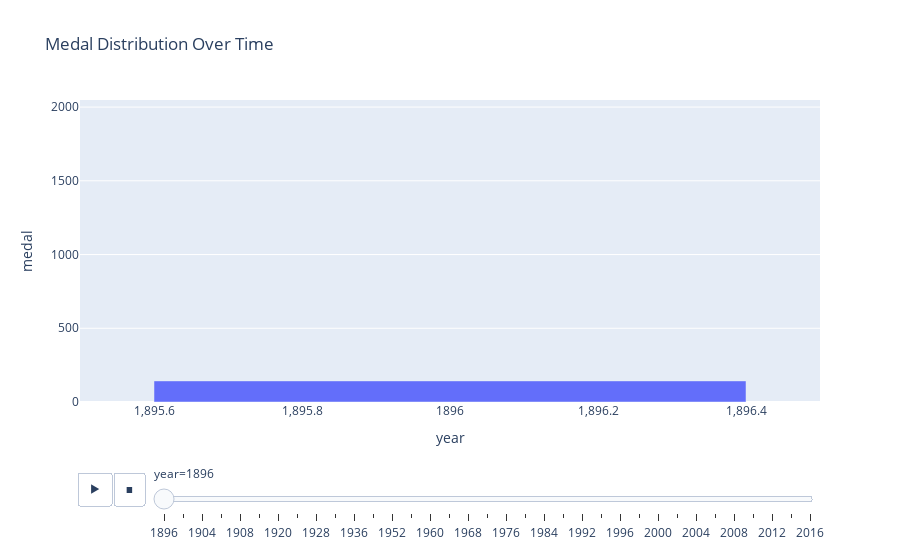

Notebook code cell kept with this figure:
### Markdown cell above
#### 7. Watch the classic [Gapminder Video](https://www.youtube.com/watch?v=jbkSRLYSojo), then have a look at the [`plotly` version](https://plotly.com/python/animations/) and recreate the animation (perhaps after optionally exploring and changing the [style](https://plotly.com/python/templates/), if you wish)

### Code cell
# Reimport necessary libraries after execution state reset
import pandas as pd
import plotly.express as px

# Load the dataset again
df = pd.read_csv('https://raw.githubusercontent.com/rfordatascience/tidytuesday/master/data/2024/2024-08-06/olympics.csv')

# Prepare the data for medal distribution over time
medal_over_time = df[df['medal'].notna()].groupby('year')['medal'].count().reset_index()

# Create the animated bar chart using the sample data
fig = px.bar(medal_over_time, 
             x='year', 
             y='medal', 
             animation_frame='year', 
             range_y=[0, medal_over_time['medal'].max()],
             title='Medal Distribution Over Time')

# Show the animated chart
fig.show()

### Figure 1 — Plotly figure (JSON) as saved in the notebook; plotly's stock layout.template omitted (floating-point values rounded to 4 significant figures)
{"data": [{"alignmentgroup": "True", "hovertemplate": "year=%{x}<br>medal=%{y}<extra></extra>", "legendgroup": "", "marker": {"color": "#636efa", "pattern": {"shape": ""}}, "name": "", "offsetgroup": "", "orientation": "v", "showlegend": false, "textposition": "auto", "type": "bar", "x": [1896], "xaxis": "x", "y": [143], "yaxis": "y"}], "layout": {"barmode": "relative", "legend": {"tracegroupgap": 0}, "sliders": [{"active": 0, "currentvalue": {"prefix": "year="}, "len": 0.9, "pad": {"b": 10, "t": 60}, "steps": [{"args": [["1896"], {"frame": {"duration": 0, "redraw": true}, "fromcurrent": true, "mode": "immediate", "transition": {"duration": 0, "easing": "linear"}}], "label": "1896", "method": "animate"}, {"args": [["1900"], {"frame": {"duration": 0, "redraw": true}, "fromcurrent": true, "mode": "immediate", "transition": {"duration": 0, "easing": "linear"}}], "label": "1900", "method": "animate"}, {"args": [["1904"], {"frame": {"duration": 0, "redraw": true}, "fromcurrent": true, "mode": "immediate", "transition": {"duration": 0, "easing": "linear"}}], "label": "1904", "method": "animate"}, {"args": [["1906"], {"frame": {"duration": 0, "redraw": true}, "fromcurrent": true, "mode": "immediate", "transition": {"duration": 0, "easing": "linear"}}], "label": "1906", "method": "animate"}, {"args": [["1908"], {"frame": {"duration": 0, "redraw": true}, "fromcurrent": true, "mode": "immediate", "transition": {"duration": 0, "easing": "linear"}}], "label": "1908", "method": "animate"}, {"args": [["1912"], {"frame": {"duration": 0, "redraw": true}, "fromcurrent": true, "mode": "immediate", "transition": {"duration": 0, "easing": "linear"}}], "label": "1912", "method": "animate"}, {"args": [["1920"], {"frame": {"duration": 0, "redraw": true}, "fromcurrent": true, "mode": "immediate", "transition": {"duration": 0, "easing": "linear"}}], "label": "1920", "method": "animate"}, {"args": [["1924"], {"frame": {"duration": 0, "redraw": true}, "fromcurrent": true, "mode": "immediate", "transition": {"duration": 0, "easing": "linear"}}], "label": "1924", "method": "animate"}, {"args": [["1928"], {"frame": {"duration": 0, "redraw": true}, "fromcurrent": true, "mode": "immediate", "transition": {"duration": 0, "easing": "linear"}}], "label": "1928", "method": "animate"}, {"args": [["1932"], {"frame": {"duration": 0, "redraw": true}, "fromcurrent": true, "mode": "immediate", "transition": {"duration": 0, "easing": "linear"}}], "label": "1932", "method": "animate"}, {"args": [["1936"], {"frame": {"duration": 0, "redraw": true}, "fromcurrent": true, "mode": "immediate", "transition": {"duration": 0, "easing": "linear"}}], "label": "1936", "method": "animate"}, {"args": [["1948"], {"frame": {"duration": 0, "redraw": true}, "fromcurrent": true, "mode": "immediate", "transition": {"duration": 0, "easing": "linear"}}], "label": "1948", "method": "animate"}, {"args": [["1952"], {"frame": {"duration": 0, "redraw": true}, "fromcurrent": true, "mode": "immediate", "transition": {"duration": 0, "easing": "linear"}}], "label": "1952", "method": "animate"}, {"args": [["1956"], {"frame": {"duration": 0, "redraw": true}, "fromcurrent": true, "mode": "immediate", "transition": {"duration": 0, "easing": "linear"}}], "label": "1956", "method": "animate"}, {"args": [["1960"], {"frame": {"duration": 0, "redraw": true}, "fromcurrent": true, "mode": "immediate", "transition": {"duration": 0, "easing": "linear"}}], "label": "1960", "method": "animate"}, {"args": [["1964"], {"frame": {"duration": 0, "redraw": true}, "fromcurrent": true, "mode": "immediate", "transition": {"duration": 0, "easing": "linear"}}], "label": "1964", "method": "animate"}, {"args": [["1968"], {"frame": {"duration": 0, "redraw": true}, "fromcurrent": true, "mode": "immediate", "transition": {"duration": 0, "easing": "linear"}}], "label": "1968", "method": "animate"}, {"args": [["1972"], {"frame": {"duration": 0, "redraw": true}, "fromcurrent": true, "mode": "immediate", "transition": {"duration": 0, "easing": "linear"}}], "label": "1972", "method": "animate"}, {"args": [["1976"], {"frame": {"duration": 0, "redraw": true}, "fromcurrent": true, "mode": "immediate", "transition": {"duration": 0, "easing": "linear"}}], "label": "1976", "method": "animate"}, {"args": [["1980"], {"frame": {"duration": 0, "redraw": true}, "fromcurrent": true, "mode": "immediate", "transition": {"duration": 0, "easing": "linear"}}], "label": "1980", "method": "animate"}, {"args": [["1984"], {"frame": {"duration": 0, "redraw": true}, "fromcurrent": true, "mode": "immediate", "transition": {"duration": 0, "easing": "linear"}}], "label": "1984", "method": "animate"}, {"args": [["1988"], {"frame": {"duration": 0, "redraw": true}, "fromcurrent": true, "mode": "immediate", "transition": {"duration": 0, "easing": "linear"}}], "label": "1988", "method": "animate"}, {"args": [["1992"], {"frame": {"duration": 0, "redraw": true}, "fromcurrent": true, "mode": "immediate", "transition": {"duration": 0, "easing": "linear"}}], "label": "1992", "method": "animate"}, {"args": [["1994"], {"frame": {"duration": 0, "redraw": true}, "fromcurrent": true, "mode": "immediate", "transition": {"duration": 0, "easing": "linear"}}], "label": "1994", "method": "animate"}, {"args": [["1996"], {"frame": {"duration": 0, "redraw": true}, "fromcurrent": true, "mode": "immediate", "transition": {"duration": 0, "easing": "linear"}}], "label": "1996", "method": "animate"}, {"args": [["1998"], {"frame": {"duration": 0, "redraw": true}, "fromcurrent": true, "mode": "immediate", "transition": {"duration": 0, "easing": "linear"}}], "label": "1998", "method": "animate"}, {"args": [["2000"], {"frame": {"duration": 0, "redraw": true}, "fromcurrent": true, "mode": "immediate", "transition": {"duration": 0, "easing": "linear"}}], "label": "2000", "method": "animate"}, {"args": [["2002"], {"frame": {"duration": 0, "redraw": true}, "fromcurrent": true, "mode": "immediate", "transition": {"duration": 0, "easing": "linear"}}], "label": "2002", "method": "animate"}, {"args": [["2004"], {"frame": {"duration": 0, "redraw": true}, "fromcurrent": true, "mode": "immediate", "transition": {"duration": 0, "easing": "linear"}}], "label": "2004", "method": "animate"}, {"args": [["2006"], {"frame": {"duration": 0, "redraw": true}, "fromcurrent": true, "mode": "immediate", "transition": {"duration": 0, "easing": "linear"}}], "label": "2006", "method": "animate"}, {"args": [["2008"], {"frame": {"duration": 0, "redraw": true}, "fromcurrent": true, "mode": "immediate", "transition": {"duration": 0, "easing": "linear"}}], "label": "2008", "method": "animate"}, {"args": [["2010"], {"frame": {"duration": 0, "redraw": true}, "fromcurrent": true, "mode": "immediate", "transition": {"duration": 0, "easing": "linear"}}], "label": "2010", "method": "animate"}, {"args": [["2012"], {"frame": {"duration": 0, "redraw": true}, "fromcurrent": true, "mode": "immediate", "transition": {"duration": 0, "easing": "linear"}}], "label": "2012", "method": "animate"}, {"args": [["2014"], {"frame": {"duration": 0, "redraw": true}, "fromcurrent": true, "mode": "immediate", "transition": {"duration": 0, "easing": "linear"}}], "label": "2014", "method": "animate"}, {"args": [["2016"], {"frame": {"duration": 0, "redraw": true}, "fromcurrent": true, "mode": "immediate", "transition": {"duration": 0, "easing": "linear"}}], "label": "2016", "method": "animate"}], "x": 0.1, "xanchor": "left", "y": 0, "yanchor": "top"}], "title": {"text": "Medal Distribution Over Time"}, "updatemenus": [{"buttons": [{"args": [null, {"frame": {"duration": 500, "redraw": true}, "fromcurrent": true, "mode": "immediate", "transition": {"duration": 500, "easing": "linear"}}], "label": "&#9654;", "method": "animate"}, {"args": [[null], {"frame": {"duration": 0, "redraw": true}, "fromcurrent": true, "mode": "immediate", "transition": {"duration": 0, "easing": "linear"}}], "label": "&#9724;", "method": "animate"}], "direction": "left", "pad": {"r": 10, "t": 70}, "showactive": false, "type": "buttons", "x": 0.1, "xanchor": "right", "y": 0, "yanchor": "top"}], "xaxis": {"anchor": "y", "categoryarray": [1896, 1900, 1904, 1906, 1908, 1912, 1920, 1924, 1928, 1932, 1936, 1948, 1952, 1956, 1960, 1964, 1968, 1972, 1976, 1980, 1984, 1988, 1992, 1994, 1996, 1998, 2000, 2002, 2004, 2006, 2008, 2010, 2012, 2014, 2016], "categoryorder": "array", "domain": [0, 1], "title": {"text": "year"}}, "yaxis": {"anchor": "x", "domain": [0, 1], "range": [0, 2048], "title": {"text": "medal"}}}}
